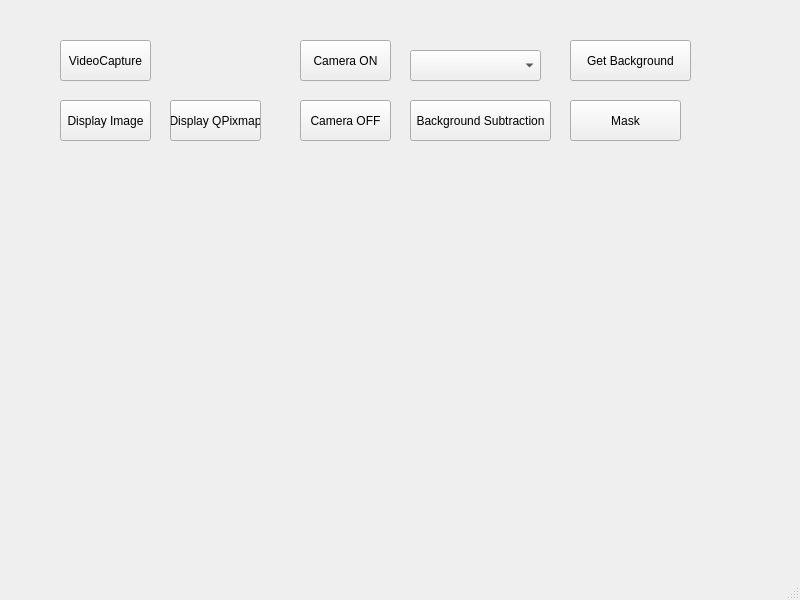
<?xml version="1.0" encoding="UTF-8"?>
<ui version="4.0">
 <class>MainWindow</class>
 <widget class="QMainWindow" name="MainWindow">
  <property name="geometry">
   <rect>
    <x>0</x>
    <y>0</y>
    <width>800</width>
    <height>600</height>
   </rect>
  </property>
  <property name="windowTitle">
   <string>MainWindow</string>
  </property>
  <widget class="QWidget" name="centralwidget">
   <widget class="QPushButton" name="displayImage">
    <property name="geometry">
     <rect>
      <x>60</x>
      <y>100</y>
      <width>91</width>
      <height>41</height>
     </rect>
    </property>
    <property name="text">
     <string>Display Image</string>
    </property>
   </widget>
   <widget class="QPushButton" name="videoCapture">
    <property name="geometry">
     <rect>
      <x>60</x>
      <y>40</y>
      <width>91</width>
      <height>41</height>
     </rect>
    </property>
    <property name="text">
     <string>VideoCapture</string>
    </property>
   </widget>
   <widget class="QPushButton" name="camera">
    <property name="geometry">
     <rect>
      <x>300</x>
      <y>40</y>
      <width>91</width>
      <height>41</height>
     </rect>
    </property>
    <property name="text">
     <string>Camera ON</string>
    </property>
   </widget>
   <widget class="QLabel" name="label">
    <property name="geometry">
     <rect>
      <x>80</x>
      <y>150</y>
      <width>51</width>
      <height>21</height>
     </rect>
    </property>
    <property name="text">
     <string/>
    </property>
   </widget>
   <widget class="QPushButton" name="camera_off">
    <property name="geometry">
     <rect>
      <x>300</x>
      <y>100</y>
      <width>91</width>
      <height>41</height>
     </rect>
    </property>
    <property name="text">
     <string>Camera OFF</string>
    </property>
   </widget>
   <widget class="QComboBox" name="cbx_StreamCamera">
    <property name="geometry">
     <rect>
      <x>410</x>
      <y>50</y>
      <width>131</width>
      <height>31</height>
     </rect>
    </property>
   </widget>
   <widget class="QPushButton" name="background_subtraction">
    <property name="geometry">
     <rect>
      <x>410</x>
      <y>100</y>
      <width>141</width>
      <height>41</height>
     </rect>
    </property>
    <property name="text">
     <string>Background Subtraction</string>
    </property>
   </widget>
   <widget class="QPushButton" name="displayQPixmap">
    <property name="geometry">
     <rect>
      <x>170</x>
      <y>100</y>
      <width>91</width>
      <height>41</height>
     </rect>
    </property>
    <property name="text">
     <string>Display QPixmap</string>
    </property>
   </widget>
   <widget class="QLabel" name="cameraFrame">
    <property name="geometry">
     <rect>
      <x>60</x>
      <y>180</y>
      <width>701</width>
      <height>491</height>
     </rect>
    </property>
    <property name="text">
     <string/>
    </property>
   </widget>
   <widget class="QPushButton" name="Get_Background">
    <property name="geometry">
     <rect>
      <x>570</x>
      <y>40</y>
      <width>121</width>
      <height>41</height>
     </rect>
    </property>
    <property name="text">
     <string>Get Background</string>
    </property>
   </widget>
   <widget class="QPushButton" name="Mask">
    <property name="geometry">
     <rect>
      <x>570</x>
      <y>100</y>
      <width>111</width>
      <height>41</height>
     </rect>
    </property>
    <property name="text">
     <string>Mask</string>
    </property>
   </widget>
  </widget>
  <widget class="QMenuBar" name="menubar">
   <property name="geometry">
    <rect>
     <x>0</x>
     <y>0</y>
     <width>800</width>
     <height>21</height>
    </rect>
   </property>
  </widget>
  <widget class="QStatusBar" name="statusbar"/>
 </widget>
 <resources/>
 <connections/>
</ui>
